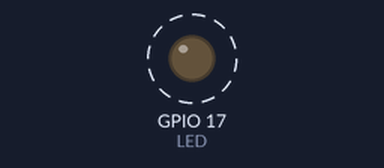
Simulated run of this program. Board: ESP32. On the bench: output pins drawn as LEDs (lit = HIGH). Dashed ring = blinking.

Above: at 0.5 s.
Timing chart, 0 to 4.6 s (numbered marks = the images above):
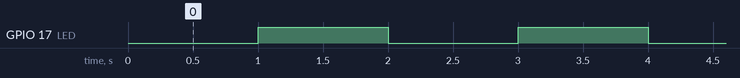

The program:

main.cpp
```cpp
#include <Arduino.h>
#define LED 17

/* create a hardware timer */
hw_timer_t * timer = NULL;

 /* LED state */
volatile byte state = LOW;

void IRAM_ATTR onTimer(){
  state = !state;
  digitalWrite(LED, state);
}

void setup()
{
    pinMode(LED, OUTPUT);
    /* Use 1st timer of 4 */
    /* 1 tick take 1/(80MHZ/80) = 1us so we set divider 80 and count up */
    timer = timerBegin(0, 80, true);

    /* Attach onTimer function to our timer */
    timerAttachInterrupt(timer, &onTimer, true);

    /* Set alarm to call onTimer function every second 1 tick is 1us
    => 1 second is 1000000us */
    /* Repeat the alarm (third parameter) */
    timerAlarmWrite(timer, 1000000, true);

    /* Start an alarm */
    timerAlarmEnable(timer);
  }
void loop()
{
    // Do Nothing!
}
```

Measured:
- by itself, GPIO 17 (LED): alternates HIGH for 1.0 s and LOW for 1.0 s
